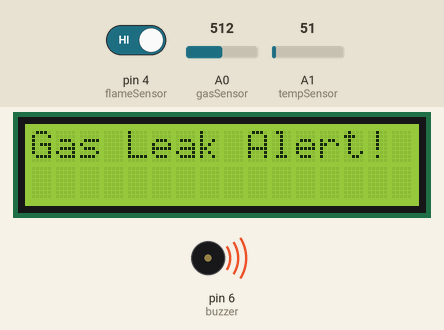
Bench run of a sketch on a simulated Arduino Uno, built with avr-gcc and run on an emulated ATmega328P. Parts: 16×2 character LCD, buzzer (waves = sounding, pin HIGH). The test bench sets the inputs (shaded band); at power-on: A0 (gasSensor) = 512, A1 (tempSensor) = 51, pin 4 (flameSensor) HIGH.

Above: at 3.2 s.
3.3 s: A0 (gasSensor) set to 1023
9.8 s: A1 (tempSensor) set to 112
At 14.5 s:
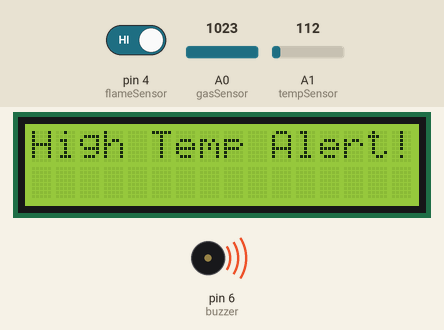
17.6 s: A1 (tempSensor) set to 98
21.5 s: A1 (tempSensor) set to 85
25.4 s: A0 (gasSensor) set to 318
29.3 s: A0 (gasSensor) set to 286
At 32.1 s:
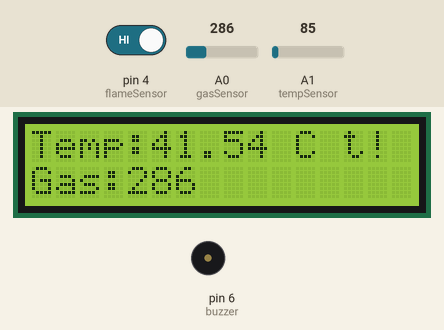
Timing chart, 0 to 33.6 s (numbered marks = the images above; inputs shaded):
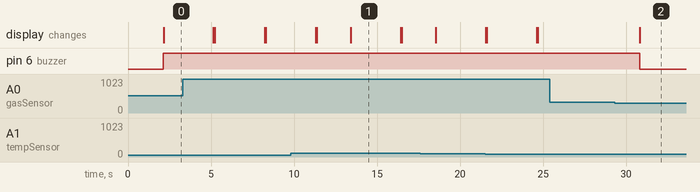

The sketch:

Coalmine_Monitoring_System.ino
```cpp
// Coal Mine Monitoring System using Arduino UNO
// Sensors: MQ2 Gas Sensor, LM35 Temperature Sensor, Flame Sensor
// Outputs: LCD, Buzzer, Bluetooth HC-05

#include <LiquidCrystal.h>
#include <SoftwareSerial.h>

LiquidCrystal lcd(7, 8, 9, 10, 11, 12);
SoftwareSerial BT(2, 3); // RX, TX

const int gasSensor = A0;
const int tempSensor = A1;
const int flameSensor = 4;
const int buzzer = 6;

int gasThreshold = 300;
float tempThreshold = 45.0;

void setup() {
  pinMode(flameSensor, INPUT);
  pinMode(buzzer, OUTPUT);

  lcd.begin(16, 2);
  BT.begin(9600);
  Serial.begin(9600);

  lcd.print("Coal Mine Safety");
  delay(2000);
  lcd.clear();
}

void loop() {
  int gasValue = analogRead(gasSensor);
  int tempValue = analogRead(tempSensor);

  // Convert LM35 analog value to temperature
  float voltage = tempValue * (5.0 / 1023.0);
  float temperature = voltage * 100.0;

  int flameDetected = digitalRead(flameSensor);

  // Display values on LCD
  lcd.setCursor(0, 0);
  lcd.print("Temp:");
  lcd.print(temperature);
  lcd.print(" C ");

  lcd.setCursor(0, 1);
  lcd.print("Gas:");
  lcd.print(gasValue);
  lcd.print("   ");

  // Send values via Bluetooth
  BT.print("Temperature: ");
  BT.println(temperature);

  BT.print("Gas Level: ");
  BT.println(gasValue);

  // Gas Alert
  if (gasValue > gasThreshold) {
    digitalWrite(buzzer, HIGH);
    lcd.clear();
    lcd.print("Gas Leak Alert!");
    BT.println("Warning: Gas Leak Detected!");
    delay(2000);
  }

  // Temperature Alert
  if (temperature > tempThreshold) {
    digitalWrite(buzzer, HIGH);
    lcd.clear();
    lcd.print("High Temp Alert!");
    BT.println("Warning: High Temperature!");
    delay(2000);
  }

  // Flame Alert
  if (flameDetected == LOW) {
    digitalWrite(buzzer, HIGH);
    lcd.clear();
    lcd.print("Fire Detected!");
    BT.println("Warning: Fire Detected!");
    delay(2000);
  }

  // Normal condition
  if (gasValue <= gasThreshold && temperature <= tempThreshold && flameDetected == HIGH) {
    digitalWrite(buzzer, LOW);
  }

  delay(1000);
}
```

Measured:
- the behaviour switches between 301 and 300 on A0 (gasSensor) (found by bisection; images 1 and 2)
- after the input at 9.8 s, the display: first differs from a run without the input after 3.6 s (image 1)
- after the input at 25.4 s, every drawn part: stays the same
- after the input at 29.3 s, pin 6 (buzzer): HIGH → LOW after 1.5 s; the display: changes after 1.5 s (image 2)
- what the display in image 1 shows lasts 3.0 s, from 13.4 s to 16.4 s
